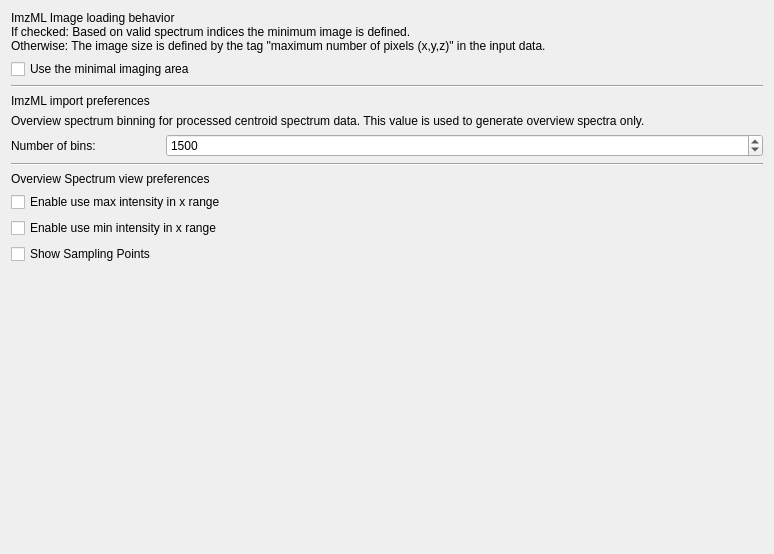
<?xml version="1.0" encoding="UTF-8"?>
<ui version="4.0">
 <class>m2PreferencePage</class>
 <widget class="QWidget" name="m2PreferencePage">
  <property name="geometry">
   <rect>
    <x>0</x>
    <y>0</y>
    <width>774</width>
    <height>554</height>
   </rect>
  </property>
  <property name="windowTitle">
   <string>External Programs</string>
  </property>
  <layout class="QVBoxLayout" name="verticalLayout">
   <item>
    <widget class="QLabel" name="label_6">
     <property name="text">
      <string>ImzML Image loading behavior
If checked: Based on valid spectrum indices the minimum image is defined.
Otherwise: The image size is defined by the tag &quot;maximum number of pixels (x,y,z)&quot; in the input data.</string>
     </property>
     <property name="wordWrap">
      <bool>true</bool>
     </property>
    </widget>
   </item>
   <item>
    <widget class="QCheckBox" name="minimalImagingArea">
     <property name="text">
      <string>Use the minimal imaging area</string>
     </property>
    </widget>
   </item>
   <item>
    <widget class="Line" name="line_3">
     <property name="orientation">
      <enum>Qt::Orientation::Horizontal</enum>
     </property>
    </widget>
   </item>
   <item>
    <widget class="QLabel" name="label_4">
     <property name="text">
      <string>ImzML import preferences</string>
     </property>
    </widget>
   </item>
   <item>
    <widget class="QLabel" name="label_2">
     <property name="text">
      <string>Overview spectrum binning for processed centroid spectrum data. This value is used to generate overview spectra only.</string>
     </property>
     <property name="wordWrap">
      <bool>true</bool>
     </property>
    </widget>
   </item>
   <item>
    <layout class="QGridLayout" name="gridLayout_2" columnstretch="1,4">
     <item row="0" column="0">
      <widget class="QLabel" name="elastixLabel_2">
       <property name="text">
        <string>Number of bins:</string>
       </property>
       <property name="textFormat">
        <enum>Qt::TextFormat::PlainText</enum>
       </property>
      </widget>
     </item>
     <item row="0" column="1">
      <widget class="QSpinBox" name="spnBxBins">
       <property name="minimum">
        <number>100</number>
       </property>
       <property name="maximum">
        <number>1000000</number>
       </property>
       <property name="value">
        <number>1500</number>
       </property>
      </widget>
     </item>
    </layout>
   </item>
   <item>
    <widget class="Line" name="line_2">
     <property name="orientation">
      <enum>Qt::Orientation::Horizontal</enum>
     </property>
    </widget>
   </item>
   <item>
    <widget class="QLabel" name="label_3">
     <property name="text">
      <string>Overview Spectrum view preferences</string>
     </property>
    </widget>
   </item>
   <item>
    <widget class="QCheckBox" name="useMaxIntensity">
     <property name="text">
      <string>Enable use max intensity in x range</string>
     </property>
    </widget>
   </item>
   <item>
    <widget class="QCheckBox" name="useMinIntensity">
     <property name="text">
      <string>Enable use min intensity in x range</string>
     </property>
    </widget>
   </item>
   <item>
    <widget class="QCheckBox" name="showSamplingPoints">
     <property name="text">
      <string>Show Sampling Points</string>
     </property>
    </widget>
   </item>
   <item>
    <spacer name="verticalSpacer">
     <property name="orientation">
      <enum>Qt::Orientation::Vertical</enum>
     </property>
     <property name="sizeHint" stdset="0">
      <size>
       <width>20</width>
       <height>248</height>
      </size>
     </property>
    </spacer>
   </item>
  </layout>
 </widget>
 <resources/>
 <connections/>
</ui>
